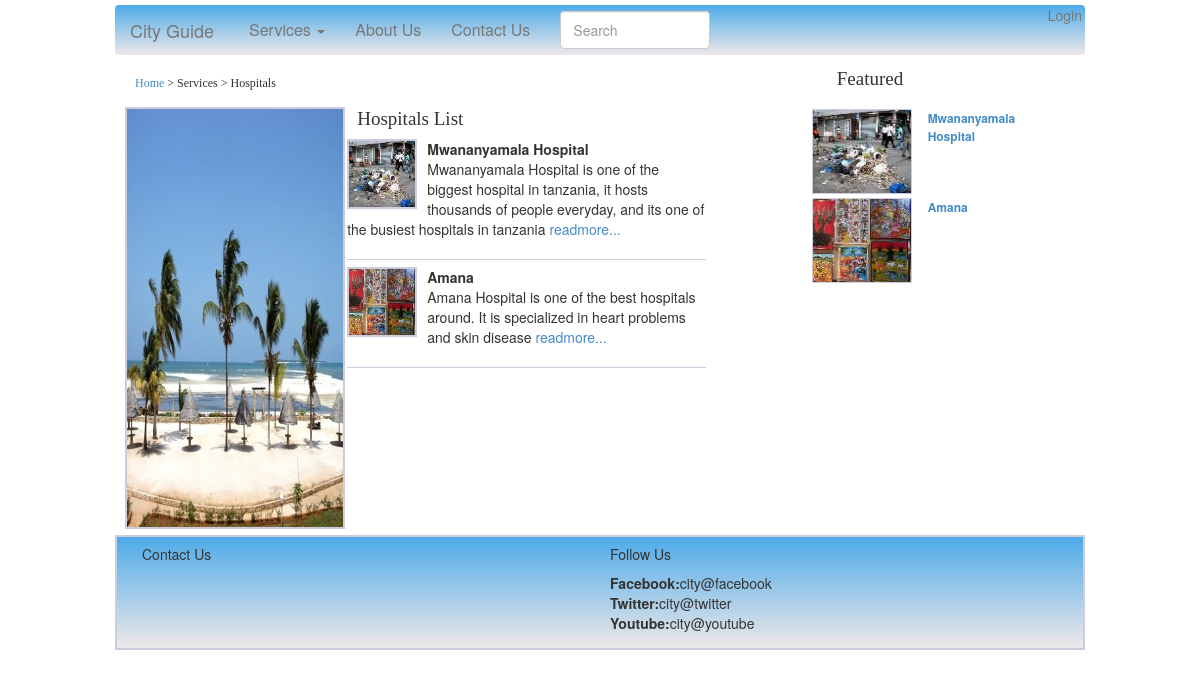
/navigation.php?id=20&name=Hospital, run on the app's committed database.
### tables this page shows
CREATE TABLE IF NOT EXISTS `place` (
  `id` int(11) NOT NULL AUTO_INCREMENT,
  `category_id` int(11) NOT NULL,
  `person_id` int(11) NOT NULL,
  `name` varchar(50) NOT NULL,
  `location_id` int(11) NOT NULL,
  `description` varchar(200) NOT NULL,
  `service1` varchar(100) NOT NULL,
  `service2` varchar(100) NOT NULL,
  `service3` varchar(100) NOT NULL,
  `service4` varchar(100) NOT NULL,
  `service5` varchar(100) NOT NULL,
  `nearestPoint` varchar(50) NOT NULL,
  `direction` varchar(200) NOT NULL,
  `workingHours` varchar(50) NOT NULL,
  `longitude` decimal(20,15) NOT NULL,
  `latitude` decimal(20,15) NOT NULL,
  `email` varchar(50) NOT NULL,
  `phone1` int(12) NOT NULL,
  `phone2` int(12) NOT NULL,
  `status` varchar(50) NOT NULL,
  `membership` int(11) NOT NULL,
  PRIMARY KEY (`id`)
);

CREATE TABLE IF NOT EXISTS `picture` (
  `id` int(11) NOT NULL AUTO_INCREMENT,
  `place_id` int(11) NOT NULL,
  `location` varchar(100) NOT NULL,
  `name` varchar(100) NOT NULL,
  PRIMARY KEY (`id`)
);

### inc/DAO/placeDAO.php (called while the page is built, shortened)
<?php
class placeDAO
{
     function getplacesbycategory($categoryid)
     {
        $selectquery = "SELECT * FROM place WHERE category_id = '$categoryid'";
        $data = mysql_query($selectquery);
        $places = null;
        while($result = mysql_fetch_array($data))
        {
            $places[] = $result;
        }
        if($places == null)
        {
            return "no places, please add a places";
        }
        else
        {
            return $places;
        }
     }
}
?>

### inc/DAO/pictureDAO.php (called while the page is built, shortened)
<?php
class pictureDAO
{
	function getpicturebyplaceid($placeID)
	{
		$query = "SELECT * FROM picture WHERE place_id = '$placeID'";
		$result =  mysql_query($query);
		$picture = mysql_fetch_array($result);
		return $picture;
	}
}
?>

### navigation.php (the view, shortened to what this page needs)
  <!DOCTYPE html>
  <html>
  <head>
    <link rel="stylesheet" type="text/css" href="css/jquery.lightbox-0.5.css" media="screen">
    <link type="text/css" href="css/bootstrap.min.css" rel="stylesheet">
    <link rel="stylesheet" type="text/css" href="">
    <link href ="css/style.css" rel ="stylesheet">
    <link type="text/css" rel="stylesheet" href="css/place.css">
  </head>
  <body>
   <?php
   require(dirname(__FILE__)."/inc/DAO/placeDAO.php");
   $placeDAO = new placeDAO();
   require(dirname(__FILE__)."/inc/DAO/pictureDAO.php");
   $pictureDAO = new pictureDAO();
   ?>
   <div class ="container contena">
     <?php include('inc/include/header.php'); ?>
     <div class="row">
      <div class="col-lg-12">
        <div class="row">
          <div class="col-lg-7 sitemap">
            <a href="index.php">Home </a> > Services > <?php echo $_GET['name']."s";?>
          </div>
          <div class= "col-lg-4 feature">
            Featured
          </div>
        </div>
        <div class="row">
          <div class="col-lg-8">
            <div class="row">
              <div class="col-lg-4 banner">
                <img src="images/341.jpg"></img>
              </div>
              <div class="col-lg-7 list">
                <div class="page">
                  <?php
                  if (array_key_exists('name', $_GET))
                  {
                    echo $_GET['name']."s List";
                  }
                  ?></div>
                  <?php
                  $places = $placeDAO->getplacesbycategory($_GET['id']);
                  if ($places != "no places, please add a places")
                  {
                    foreach($places as $place)
                    {
                      $picture = $pictureDAO->getpicturebyplaceid($place['id']);
                      $thumbnail = "thumb_".$picture['name'];
                      ?>
                      <div class ="row-fluid news">
                        <div class ="pic">
                          <img src="images/<?php echo $place['id'].'/'.$thumbnail; ?>"></img>
                        </div>
                        <div class ="para">
                          <b><?php echo $place['name'];?></b>
                          <p><?php echo $place['description'];?>  <a href ="individual.php?placeid=<?php echo $place['id']; ?>">readmore...</a></p>
                        </div>
                      </div>
                      <?php
                    }
                  }
                  ?>
                </div>
              </div>
            </div>
            <div class="col-lg-4">
              <div>
                <div class ="row-fluid col-lg-12 featured">
                <?php
                  if ($places != "no places, please add a places"){
                    foreach ($places as $place) {
                      if($place['membership'] != 0 ){
                        $picture = $pictureDAO->getpicturebyplaceid($place['id']);
                        $thumbnail = "thumb_".$picture['name'];
                        ?>
                        <div class="gallerymin">
                          <div class="row">
                            <div class="col-lg-12">
                             <div class="col-lg-5">
                              <a href="individual.php"><img src="images/<?php echo $place['id'].'/'.$thumbnail;?>"></img></a>
                            </div>
                            <div class="col-lg-7"><a href="individual.php?placeid=<?php echo $place['id']; ?>"><b><?php echo $place['name']; ?></b></a></div>
                          </div>
                        </div>
                      </div>
                      <?php
                    }
                  }
                }
                ?>
              </div>
            </div>
          </div>
        </div>
      </div>
    </div>
    <?php include('inc/include/footer.php'); ?>
  </div>
</body>
</html>

### css/style.css (style rules this page uses)
.container, .navbar-static-top .container, .navbar-fixed-top .container, .navbar-fixed-bottom .container { width: 0px; }
.container { width:auto; }
.contena { background: #fff; min-width: 250px; max-width:970px; }
.gallerymin { margin-top:2px; height:87px; font-size: 12px; }
.gallerymin img { height: 85px; width: 100px; border:1px solid #ccd; }
.pic img { height:70px; width:70px; border: 2px solid #ccd; }
.news { border-bottom: 1px solid #ccd; padding-bottom: 10px; }
.pic { width:70px; height:70px; background:rgb(58, 118, 184); float: left; margin: 7px 10px 0px 0px; - }
.para { padding-top:7px; }
.banner { height:425px; margin-left: 10px; margin-top: 3px; }
.banner img { border:2px solid #ccd; margin-top:7px; height:422px; width:220px; }
.featured { padding-right: 10px; margin-top: 10px; }
.feature { font-size: 19px; text-align: center; margin-bottom:5px; font-family: bold; }
.page { font-size: 19px; margin-left: 10px; margin-top: 36px; font-family: bold; }
.list { margin-top: -28px; }
.sitemap { font-size: 12px; margin-top: 10px; font-family: bold; margin-left: 20px; }

### data on the page
place: picture.name (picture), name "Mwananyamala Hospital", description "Mwananyamala Hospital is one of the biggest hospital in tanzania, it hosts thousands of people everyday, and its one of the busiest hospitals in tanzania"
place: picture.name (picture), name "Amana", description "Amana Hospital is one of the best hospitals around. It is specialized in heart problems and skin disease"

### other printed values
$_GET['name'] "Hospital"
